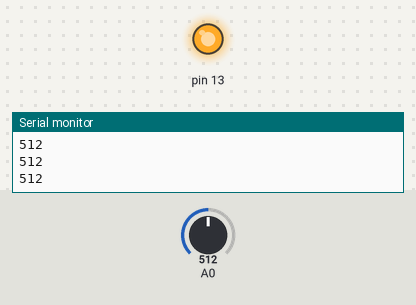
This sketch was run on a simulated Arduino Uno, built with avr-gcc and run on an emulated ATmega328P. Shown: output pins drawn as LEDs (lit = HIGH), the last lines printed to the serial monitor. The inputs (shaded band) are chosen by the test bench; at power-on: A0 = 512.

Above: at 1.2 s.
1.3 s: A0 set to 683
2.8 s: A0 set to 711
At 3.9 s:
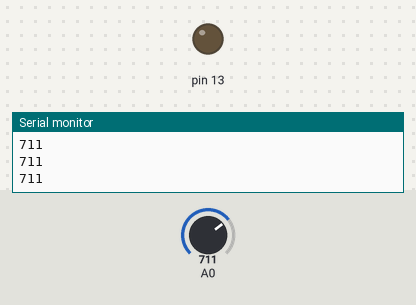
4.3 s: A0 set to 690
At 5.2 s:
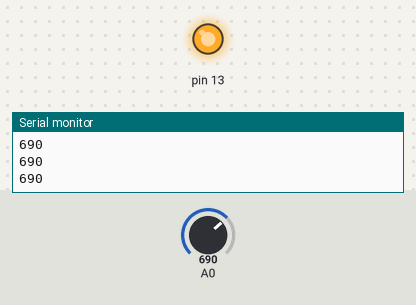
5.8 s: A0 set to 710
At 6.6 s:
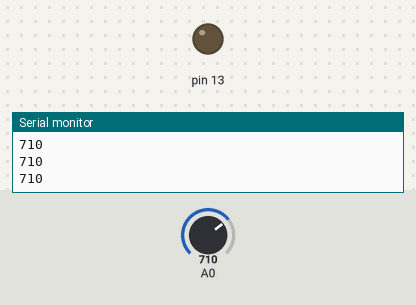
Timing chart, 0 to 8.3 s (numbered marks = the images above; inputs shaded):
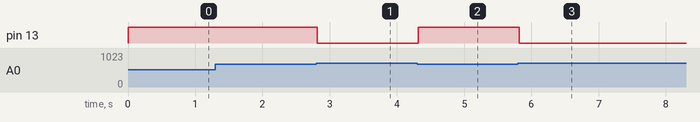

Measured:
- the behaviour switches between 699 and 700 on A0 (found by bisection; images 0 and 1)
- after the input at 2.8 s, pin 13: HIGH → LOW at once
- after the input at 4.3 s, pin 13: LOW → HIGH at once
- after the input at 5.8 s, pin 13: HIGH → LOW at once

The sketch:

sketch_feb11a.ino
```cpp
void setup()
{
  pinMode(A0, INPUT);
  pinMode(13, OUTPUT);
  Serial.begin(9600);
}

void loop()
{
  if (analogRead(A0) < 700) {
    digitalWrite(13, HIGH);
  } else {
    digitalWrite(13, LOW);
  }
  Serial.println((analogRead(A0)));
  delay(100);
}
```
